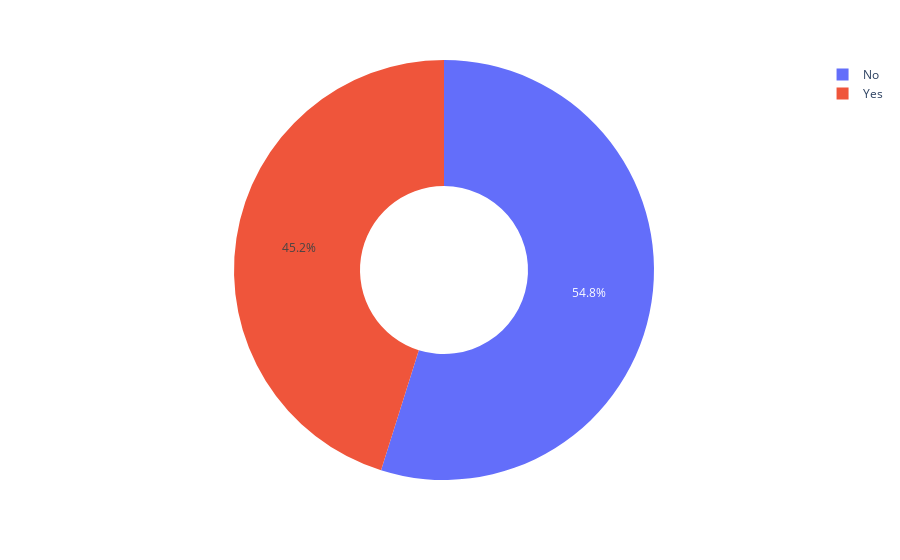

Notebook code for this chart:
### Markdown cell above
### Menampilkan data berdasarkan pelanggan `perokok`

### Code cell
figure = px.pie(dataset, values='tip', names='smoker', hole=0.4)

figure.show()

### Figure 1 — Plotly figure (JSON) as saved in the notebook; plotly's stock layout.template omitted (floating-point values rounded to 4 significant figures; data arrays with more than 128 entries replaced by an {"elided": "..."} marker saying what was removed)
{"data": [{"domain": {"x": [0, 1], "y": [0, 1]}, "hole": 0.4, "hovertemplate": "smoker=%{label}<br>tip=%{value}<extra></extra>", "labels": {"elided": "999 str values"}, "legendgroup": "", "name": "", "showlegend": true, "type": "pie", "values": {"elided": "999 float values"}}], "layout": {"legend": {"tracegroupgap": 0}, "margin": {"t": 60}}}
